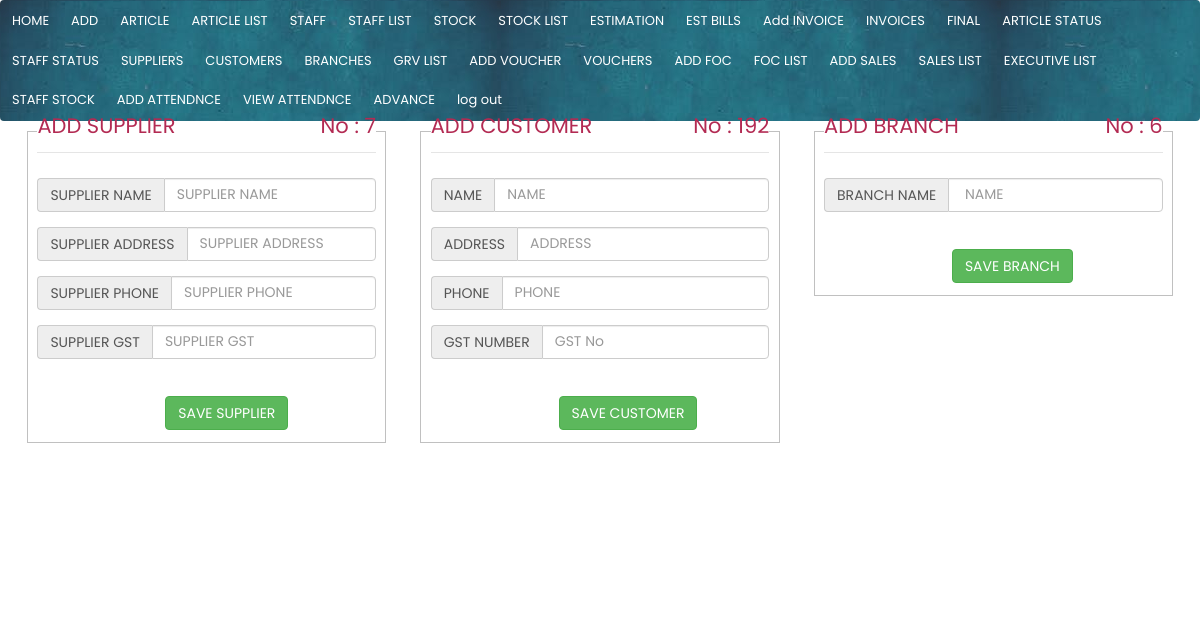
The page /main/add.php (signed in) on the database its author committed.
### tables this page shows
CREATE TABLE `suppliers` (
  `supplier_id` int(11) NOT NULL,
  `supplier_name` varchar(250) NOT NULL,
  `supplier_address` varchar(250) NOT NULL,
  `supplier_phone` varchar(250) NOT NULL,
  `supplier_gst` varchar(250) NOT NULL
);

CREATE TABLE `customers` (
  `customer_id` int(11) NOT NULL,
  `customer_name` varchar(250) NOT NULL,
  `customer_address` varchar(250) NOT NULL,
  `customer_phone` varchar(250) NOT NULL,
  `customer_gst` varchar(250) NOT NULL
);

CREATE TABLE `branches` (
  `branch_id` int(11) NOT NULL,
  `branch_name` varchar(250) NOT NULL
);

### forms/add_supplier.php (the view, shortened to what this page needs)
<?php
            $query=mysqli_query($conn,"select supplier_id from suppliers order by supplier_id desc LIMIT 1
             ");
            $fetch=mysqli_fetch_array($query);
             $supplier_id=$fetch['supplier_id']+1;
?>
<form class="form-group">
<fieldset>
<legend>ADD SUPPLIER    <p style="float: right;">No : <?php echo $supplier_id ?> </p> </legend>
<div class="form-group">
 <div class="input-group">
    <span class="input-group-addon">SUPPLIER NAME</span>
    <input id="supplier_name" type="text" class="form-control" name="supplier_name" placeholder="SUPPLIER NAME"  >
  </div></div>
<div class="form-group">
 <div class="input-group">
    <span class="input-group-addon">SUPPLIER ADDRESS</span>
    <input id="supplier_address" type="text" class="form-control" name="supplier_address" placeholder="SUPPLIER ADDRESS"  >
  </div></div>
  <div class="form-group">
 <div class="input-group">
    <span class="input-group-addon">SUPPLIER PHONE</span>
    <input id="supplier_phone" type="number" class="form-control" name="supplier_phone" placeholder="SUPPLIER PHONE"  >
  </div></div>
  <div class="form-group">
 <div class="input-group">
    <span class="input-group-addon">SUPPLIER GST</span>
    <input id="supplier_gst" type="text" class="form-control" name="supplier_gst" placeholder="SUPPLIER GST">
  </div></div>
<div class="form-group">
  <label class="col-md-4 control-label" for="save"></label>
  <div class="col-md-4">
    <br>
    <button id="save" name="save" onclick="save_supplier()" class="btn btn-success">SAVE SUPPLIER</button>
  </div>
</div>
</fieldset>
</form>

### forms/add_customer.php (shortened to what this page needs)
<?php
    $query=mysqli_query($conn,"select customer_id from customers order by customer_id desc LIMIT 1
     ");
    $fetch=mysqli_fetch_array($query);
     $customer_id=$fetch['customer_id']+1;
     ?>
<form class="form-group">
<fieldset>
<legend>ADD CUSTOMER    <p style="float: right;">No : <?php echo $customer_id ?> </p> </legend>
<div class="form-group">
 <div class="input-group">
    <span class="input-group-addon"> NAME</span>
    <input id="customer_name" type="text" class="form-control" name="customer_name" placeholder="NAME"  >
  </div></div>
<div class="form-group">
 <div class="input-group">
    <span class="input-group-addon"> ADDRESS</span>
    <input id="customer_address" type="text" class="form-control" name="customer_address" placeholder="ADDRESS"  >
  </div></div>
  <div class="form-group">
 <div class="input-group">
    <span class="input-group-addon"> PHONE</span>
    <input id="customer_phone" type="number" class="form-control" name="customer_phone" placeholder="PHONE"  >
  </div></div>
  <div class="form-group">
 <div class="input-group">
    <span class="input-group-addon">GST NUMBER</span>
    <input id="customer_gst" type="text" class="form-control" name="customer_gst" placeholder="GST No"  >
  </div></div>
<div class="form-group">
  <label class="col-md-4 control-label" for="save"></label>
  <div class="col-md-4">
    <br>
    <button id="save" name="save" onclick="save_customer()" class="btn btn-success">SAVE CUSTOMER</button>
  </div>
</div>
</fieldset>
</form>

### forms/add_branch.php (shortened to what this page needs)
<?php
    $query=mysqli_query($conn,"select branch_id from branches order by branch_id desc LIMIT 1
     ");
    $fetch=mysqli_fetch_array($query);
     $branch_id=$fetch['branch_id']+1;?>
<form class="form-group">
<fieldset>
<legend>ADD BRANCH    <p style="float: right;">No : <?php echo $branch_id ?> </p> </legend>
<link rel="stylesheet" type="text/css" href="../css/sweetalert.css"><label hidden="">invalid</label>
<div class="form-group">
 <div class="input-group">
    <span class="input-group-addon">BRANCH NAME</span>
    <input id="branch_name" type="text" class="form-control" name="branch_name" placeholder=" NAME"  >
  </div></div>
<div class="form-group">
  <label class="col-md-4 control-label" for="save"></label>
  <div class="col-md-4">
    <br>
    <button id="save" name="save" onclick="save_branch()" class="btn btn-success">SAVE BRANCH</button>
  </div>
</div>
</fieldset>
</form>

### css/w3.css (style rules this page uses)
html { box-sizing:border-box }
*,*:before,*:after { box-sizing:inherit }
html { -ms-text-size-adjust:100%;-webkit-text-size-adjust:100% }
body { margin:0 }
button,input,select,textarea,optgroup { font:inherit;margin:0 }
button,input { overflow:visible }
button,select { text-transform:none }
button,[type=button],[type=reset],[type=submit] { -webkit-appearance:button }
fieldset { border:1px solid #c0c0c0;margin:0 2px;padding:.35em .625em .75em }
legend { color:inherit;display:table;max-width:100%;padding:0;white-space:normal }
html,body { font-family:Verdana,sans-serif;font-size:15px;line-height:1.5 }
html { overflow-x:hidden }

### main/navbar.php (style rules this page uses)
body { margin:0; }

### rows shown on the page
suppliers: supplier_id "7"
customers: customer_id "192"
branches: branch_id "6"
